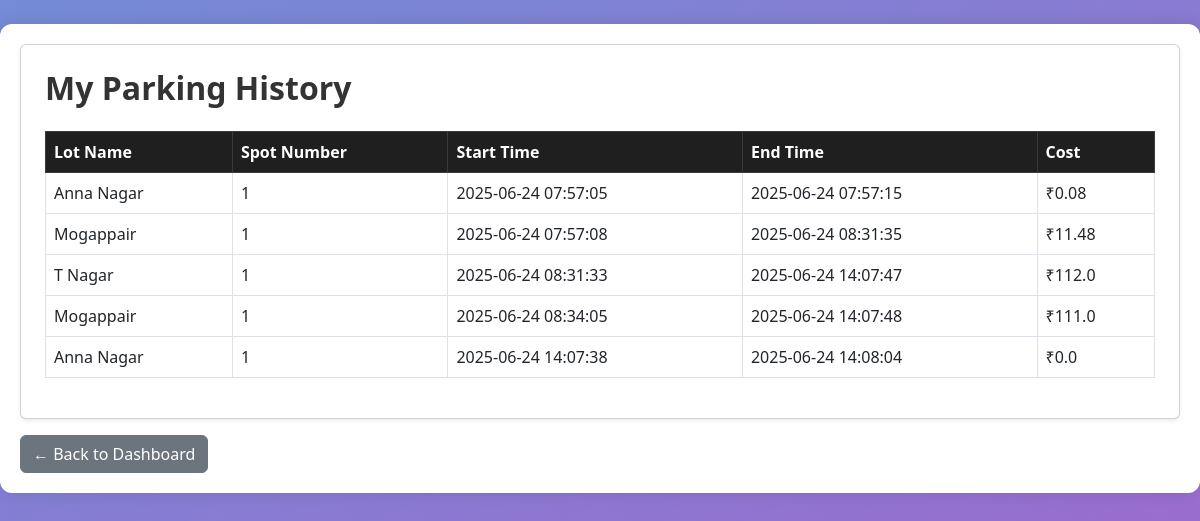
The page /user/history (signed in) on the database its author committed.
### models/models.py (models this page shows)
class ParkingLot(db.Model):
    id = db.Column(db.Integer, primary_key=True)
    name = db.Column(db.String(100), nullable=False)
    address = db.Column(db.String(200), nullable=False)
    pin_code = db.Column(db.String(10), nullable=False)
    price = db.Column(db.Float, nullable=False)
    max_spots = db.Column(db.Integer, nullable=False)
    spots = db.relationship('ParkingSpot', backref='lot')

class Reservation(db.Model):
    id = db.Column(db.Integer, primary_key=True)
    spot_id = db.Column(db.Integer, db.ForeignKey('parking_spot.id'), nullable=False)
    user_id = db.Column(db.Integer, db.ForeignKey('user.id'), nullable=False)
    parking_time = db.Column(db.DateTime, default=datetime.utcnow)
    leaving_time = db.Column(db.DateTime, nullable=True)
    cost = db.Column(db.Float, default=0.0)

### app.py (the view)
@app.route('/user/history')
def user_history():
    if session.get('role') != 'user':
        return redirect('/login')
    reservations = Reservation.query.filter_by(user_id=session.get('user_id')).all()
    history_data = []
    for res in reservations:
        spot = ParkingSpot.query.get(res.spot_id)
        lot = ParkingLot.query.get(spot.lot_id) if spot else None
        history_data.append({
            'lot_name': lot.name if lot else 'N/A',
            'spot_number': spot.spot_number if spot else '-',
            'start_time': res.parking_time,
            'end_time': res.leaving_time if res.leaving_time else 'Still Parked',
            'cost': res.cost if res.cost is not None else 0.0
        })
    return render_template('user_history.html', history_data=history_data)

### templates/user_history.html
{% set title = "View" %}
{% extends "layout.html" %}
{% block content %}
<div class="container mt-4">
    <div class="card shadow-sm p-4 bg-white">
        <h2 class="mb-4">My Parking History</h2>
        <table class="table table-hover table-bordered">
            <thead class="table-dark">
                <tr>
                    <th>Lot Name</th>
                    <th>Spot Number</th>
                    <th>Start Time</th>
                    <th>End Time</th>
                    <th>Cost</th>
                </tr>
            </thead>
            <tbody>
                {% for item in history_data %}
                <tr>
                    <td>{{ item.lot_name }}</td>
                    <td>{{ item.spot_number }}</td>
                    <td>{{ item.start_time.strftime("%Y-%m-%d %H:%M:%S") }}</td>
                    <td>
                        {% if item.end_time == 'Still Parked' %}
                            Still Parked
                        {% else %}
                            {{ item.end_time.strftime("%Y-%m-%d %H:%M:%S") }}
                        {% endif %}
                    </td>
                    <td>₹{{ item.cost|round(2) }}</td>
                </tr>
                {% endfor %}
            </tbody>
        </table>
    </div>
    <a href="{{ url_for('user_dashboard') }}" class="btn btn-secondary mt-3">← Back to Dashboard</a>
</div>
{% endblock %}

### static/css/edit_lot.css (style rules this page uses)
body { font-family: 'Segoe UI', Tahoma, Geneva, Verdana, sans-serif; margin: 0; background-image: linear-gradient(150deg, #748bd7, #ba52c6); padding: 0; height: 200vh; }
.container { max-width: 1200px; margin: 40px auto; padding: 20px; background-color: white; border-radius: 12px; box-shadow: 0 0 15px rgba(0,0,0,0.1); }
h2, h3 { font-weight: 600; color: #333; margin-bottom: 20px; }
.table th { background-color: #1f1f1f; color: white; font-weight: 600; }
.table td, .table th { vertical-align: middle; }

### rows shown on the page
ParkingLot: lot_name "Anna Nagar" "Anna Nagar"
Reservation: start_time "2025-06-24 07:57:05", end_time "2025-06-24 07:57:15", cost "0.08"
ParkingLot: lot_name "Mogappair" "Mogappair"
Reservation: start_time "2025-06-24 07:57:08", end_time "2025-06-24 08:31:35", cost "11.48"
ParkingLot: lot_name "T Nagar"
Reservation: start_time "2025-06-24 08:31:33", end_time "2025-06-24 14:07:47", cost "112.0"
Reservation: start_time "2025-06-24 08:34:05", end_time "2025-06-24 14:07:48", cost "111.0"
Reservation: start_time "2025-06-24 14:07:38", end_time "2025-06-24 14:08:04", cost "0.0"

### other values the page prints
{{ item.spot_number }} "1" "1" "1" "1" "1"
